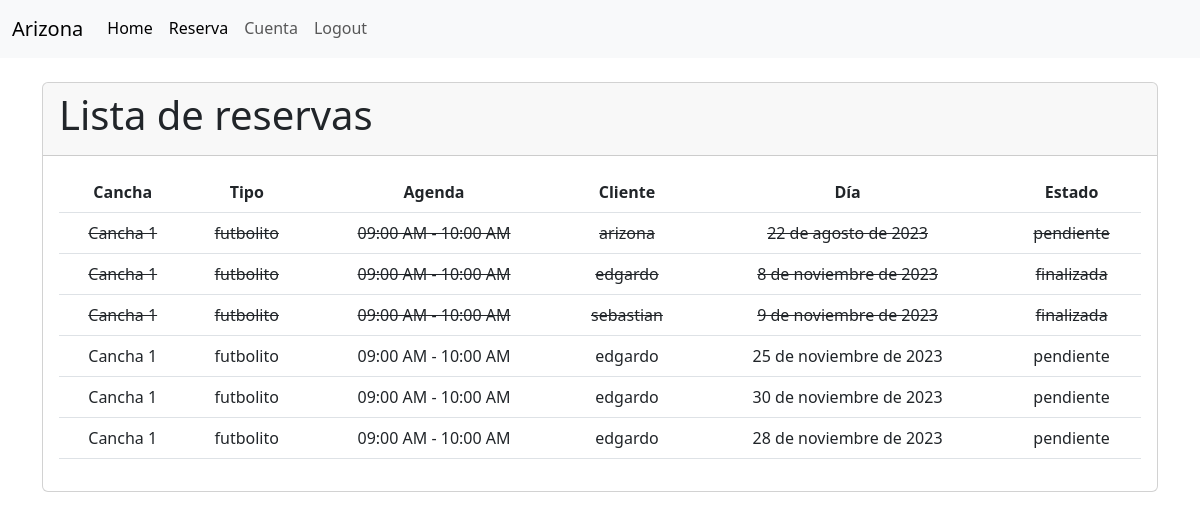
The app's page /cliente/reservas/ (signed in) with its own data.
### cliente/models.py (models this page shows, shortened)
class Reserva(models.Model):
    cliente = models.ForeignKey(Cliente, on_delete=models.CASCADE)
    agenda = models.ForeignKey(Agenda, on_delete=models.CASCADE)
    dia = models.DateField()
    ESTADO_CHOICES = [
        ('disponible', 'Disponible'),
        ('pendiente', 'Pendiente'),
        ('finalizada', 'Finalizada'),
    ]
    estado = models.CharField(max_length=20, choices=ESTADO_CHOICES, default='disponible')
    class Meta:
        unique_together = ('agenda', 'cliente', 'dia')

class Cliente(models.Model):
    SEXO = [
        ('F', 'Femenino'),
        ('M', 'Masculino'),
    ]
    user = models.OneToOneField(
        'accounts.User',
        verbose_name='Usuario',
        on_delete=models.CASCADE
    )
    rut = models.CharField(max_length=10)
    sexo = models.CharField(max_length=10, choices=SEXO)
    def __str__(self):
        return f'{self.user.username}'

### servicio/models.py (models this page shows, shortened)
class Agenda(models.Model):
    cancha = models.ForeignKey(Cancha, on_delete=models.CASCADE)
    horario = models.ForeignKey(Horario, on_delete=models.CASCADE)
    disponible = models.BooleanField(default=True)
    class Meta:
        verbose_name = _('Agenda')
        verbose_name_plural = _('Agendas')
        unique_together = ('cancha', 'horario')

class Cancha(models.Model):
    NUMERACION_CHOICES = [
        ('1', 'Cancha 1'),
        ('2', 'Cancha 2'),
        ('3', 'Cancha 3'),
        ('4', 'Cancha 4'),
        ('5', 'Cancha 5'),
        ('6', 'Cancha 6'),
        ('7', 'Cancha 7'),
        ('8', 'Cancha 8'),
    ]
    numeracion = models.CharField(max_length=10, choices=NUMERACION_CHOICES)
    tipo = models.ForeignKey(TipoCancha, on_delete=models.CASCADE, related_name='canchas')
    def __str__(self):
        return f'Cancha {self.numeracion}'
    class Meta:
        verbose_name = _('Cancha')
        verbose_name_plural = _('Canchas')

class TipoCancha(models.Model):
    nombre = models.CharField(max_length=50)
    precio = models.DecimalField(max_digits=8, decimal_places=0)
    descripcion = models.TextField()
    def __str__(self):
        return self.nombre
    class Meta:
        verbose_name = _('Tipo de Cancha')
        verbose_name_plural = _('Tipos de Canchas')

class Horario(models.Model):
    AM = 'AM'
    PM = 'PM'
    MERIDIEM_CHOICES = [
        (AM, 'AM'),
        (PM, 'PM'),
    ]
    hora_inicio = models.TimeField()
    hora_fin = models.TimeField()
    meridiem = models.CharField(max_length=2, choices=MERIDIEM_CHOICES, default=PM)
    def __str__(self):
        return f'{self.hora_inicio.strftime("%I:%M %p")} - {self.hora_fin.strftime("%I:%M %p")}'

### accounts/models.py (models this page shows, shortened)
class User(AbstractBaseUser, PermissionsMixin):
    id = models.AutoField(primary_key=True, unique=True)
    username = models.CharField(
        'Usuario', max_length=30, unique=True, validators=[
            validators.RegexValidator(
                re.compile('^[\w.@+-]+$'),
                'ingrese un nombre de usuario valido '
                'Este valor debe contener solo letras, números '
                'excepto: @/./+/-/_.',
                'invalid'
            )
        ],
        help_text='Un nombre corto que sera usado'+
                  ' para identificarlo de forma unica en la plataforma.'
    )
    name = models.CharField('Nombre', max_length=20)
    apellidos = models.CharField('Apellidos', max_length=30)
    email = models.EmailField('Email', unique=True)
    is_staff = models.BooleanField('Admin', default=False)
    is_active = models.BooleanField('Ativo', default=True)
    date_joined = models.DateTimeField('Data de Entrada', auto_now_add=True)
    roles = models.ForeignKey(Rol, on_delete=models.CASCADE, blank=True, null=True)
    USERNAME_FIELD = 'username'
    REQUIRED_FIELDS = ['email']
    objects = CustomUserManager()
    class Meta:
        verbose_name = 'Usuario'
        verbose_name_plural = 'Usuarios'

### cliente/views.py (the view)
# urls.py: path('reservas/', views.reserva_list, name='reserva_list'),
def reserva_list(request):
    reservas = Reserva.objects.all()
    today = timezone.now().date()
    return render(request, 'reserva/listar.html', {'reservas': reservas, 'today': today})

### cliente/templates/reserva/listar.html (shortened to what this page needs)
{% extends "layout.html" %}
{% load static %}
{% load humanize %}
{% block container %}
<div class="container">
  <br>
  <div class="card">
    <div class="card-header">
      <h1 class="card-title">Lista de reservas</h1>
    </div>
    <div class="card-body">
      {% if reservas %}
      <table class="table reserva-table text-center">
        <thead>
          <tr>
            <th>Cancha</th>
            <th>Tipo</th>
            <th>Agenda</th>
            <th>Cliente</th>
            <th>Día</th>
            <th>Estado</th>
          </tr>
        </thead>
        <tbody>
          {% for reserva in reservas %}
          <tr style="{% if reserva.dia == today %}background-color: lightblue;
                     {% elif reserva.dia < today %}background-color: lightcoral; text-decoration: line-through;
                     {% elif reserva.estado == 'pendiente' %}background-color: lightgreen;{% endif %}">
            <td>{{ reserva.agenda.cancha }}</td>
            <td>{{ reserva.agenda.cancha.tipo }}</td>
            <td>{{ reserva.agenda.horario }}</td>
            <td>{{ reserva.cliente }}</td>
            <td>{{ reserva.dia }}</td>
            <td>{{ reserva.estado }}</td>
          </tr>
          {% empty %}
          <tr>
            <td colspan="6">No hay servicio disponibles.</td>
          </tr>
          {% endfor %}
        </tbody>
      </table>
      {% else %}
      <p>No hay reservas disponibles.</p>
      {% endif %}
    </div>
  </div>
</div>
{% endblock %}

### records on screen
Reserva: agenda.cancha "Cancha 1", agenda.cancha.tipo "futbolito", agenda.horario "09:00 AM - 10:00 AM", cliente "arizona", dia "22 de agosto de 2023", estado "pendiente"
Reserva: agenda.cancha "Cancha 1", agenda.cancha.tipo "futbolito", agenda.horario "09:00 AM - 10:00 AM", cliente "edgardo", dia "8 de noviembre de 2023", estado "finalizada"
Reserva: agenda.cancha "Cancha 1", agenda.cancha.tipo "futbolito", agenda.horario "09:00 AM - 10:00 AM", cliente "sebastian", dia "9 de noviembre de 2023", estado "finalizada"
Reserva: agenda.cancha "Cancha 1", agenda.cancha.tipo "futbolito", agenda.horario "09:00 AM - 10:00 AM", cliente "edgardo", dia "25 de noviembre de 2023", estado "pendiente"
Reserva: agenda.cancha "Cancha 1", agenda.cancha.tipo "futbolito", agenda.horario "09:00 AM - 10:00 AM", cliente "edgardo", dia "30 de noviembre de 2023", estado "pendiente"
Reserva: agenda.cancha "Cancha 1", agenda.cancha.tipo "futbolito", agenda.horario "09:00 AM - 10:00 AM", cliente "edgardo", dia "28 de noviembre de 2023", estado "pendiente"
